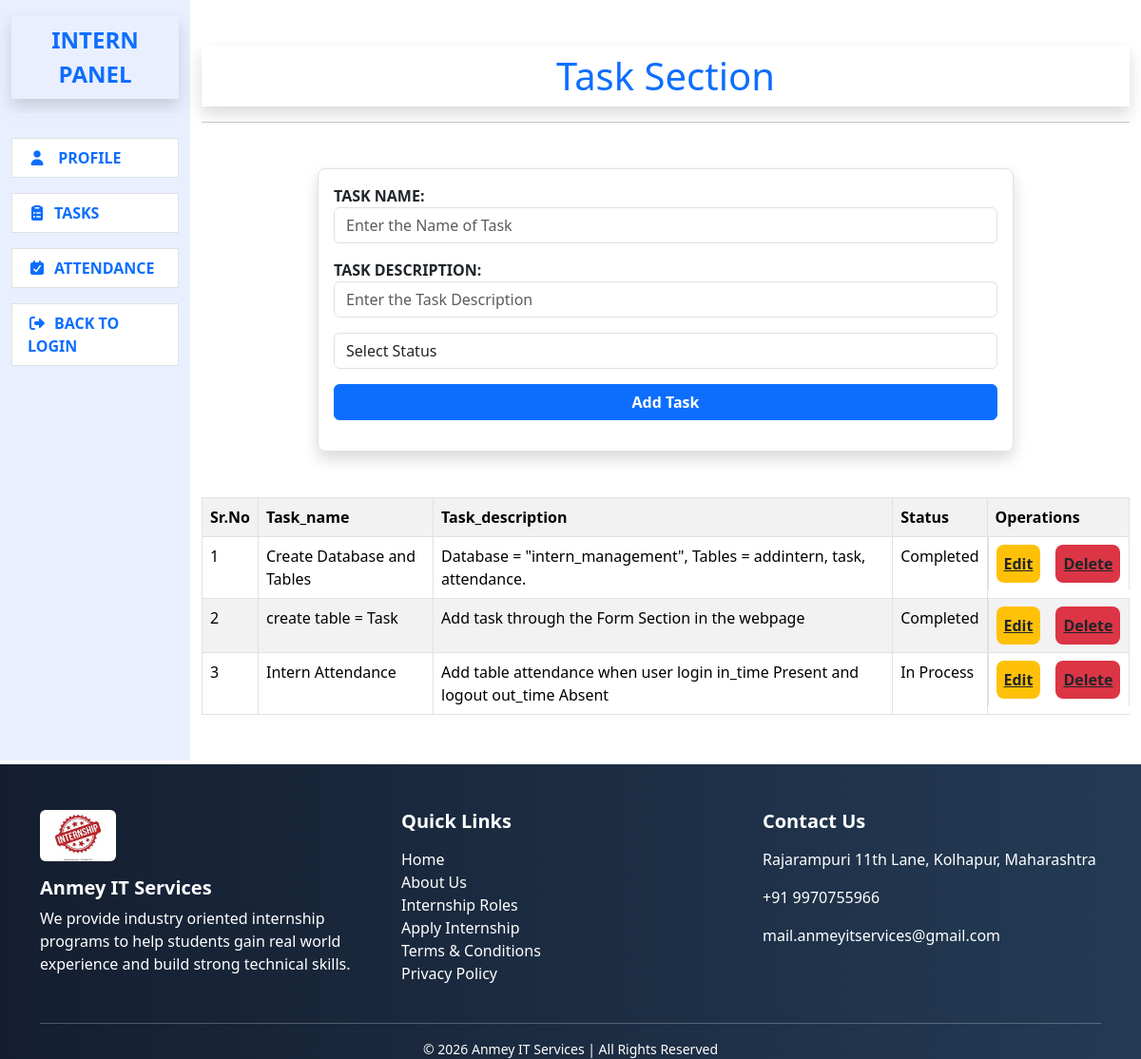
The page /intern/intern_tasks.php (signed in) on the database its author committed.
### tables this page shows
CREATE TABLE `task` (
  `id` int(10) NOT NULL,
  `intern_id` int(11) NOT NULL,
  `task_name` varchar(255) NOT NULL,
  `task_description` text NOT NULL,
  `created_at` timestamp NOT NULL DEFAULT current_timestamp() ON UPDATE current_timestamp(),
  `status` enum('Pending','Completed','In Process') NOT NULL DEFAULT 'Pending'
);

### intern/intern_tasks.php (the view, shortened to what this page needs)
<?php
$intern_id = $_SESSION['intern_id'];
include '../admin/connect.php';
?>
<!DOCTYPE html>
<html lang="en">
<head>
<link href="https://cdn.jsdelivr.net/npm/bootstrap@5.3.3/dist/css/bootstrap.min.css" rel="stylesheet">
<link rel="stylesheet" href="https://cdnjs.cloudflare.com/ajax/libs/font-awesome/7.0.1/css/all.min.css"/>
</head>
<body>
<div class="container-fluid">
    <div class="row">
        <?php include 'intern_sidebar.php'; ?>
        <div class="col-lg-10 col-md-10">
            <h1 class="mt-5 text-center shadow p-2 text-primary">Task Section</h1>
                <hr class="mb-5">
                <form action="#" method="post" class="mb-5 border p-3 rounded-3 w-75 mx-auto shadow">
                    <div class="mb-3">
                        <label for="taskname" class="fw-semibold text-uppercase">Task Name:</label>
                        <input type="text" name="taskname" class="form-control" placeholder="Enter the Name of Task">
                    </div>
                    <div class="mb-3">
                        <label for="description" class="fw-semibold text-uppercase">Task Description:</label>
                        <input type="text" name="description" class="form-control" placeholder="Enter the Task Description">
                    </div>
                    <select name="status" class="mb-3 form-control">
                        <option value="">Select Status</option>
                    </select>
                    <div class="mb-3 d-grid">
                        <button class="btn btn-primary fw-bold" name="add_task">Add Task</button>
                    </div>
                </form>
            <table class="mt-5 table table-striped table-hover table-bordered">
                <tr>
                    <th>Sr.No</th>
                    <th>Task_name</th>
                    <th>Task_description</th>
                    <th>Status</th>
                    <th>Operations</th>
                </tr>
                <?php
                    $sql = "SELECT * FROM `task` WHERE intern_id = $intern_id";
                    $result = mysqli_query($conn, $sql);
                    $i = 1;
                    if(mysqli_num_rows($result) > 0)
                    {
                        while($rows = mysqli_fetch_assoc($result))
                        {
                            ?>
                            <tr>
                                <td>
                                    <?= $i ?>
                                </td>
                                <td>
                                    <?= $rows['task_name']; ?>
                                </td>
                                <td>
                                    <?= $rows['task_description']; ?>
                                </td>
                                <td>
                                    <?= $rows['status']; ?>
                                </td>
                                <td class="d-flex gap-3">
                                    <a href="intern_edit.php?id=<?php echo $rows['id']; ?>"
                                    class="bg-warning fw-bold text-dark p-2 rounded-3">
                                        Edit
                                    </a>
                                    <a href="intern_delete.php?id=<?php echo $rows['id']; ?>"
                                    class="bg-danger fw-bold p-2 rounded-3 text-dark">
                                        Delete
                                    </a>
                                </td>
                            </tr>
                            <?php
                            $i++;
                        }
                    }
                ?>
            </table>
        </div>
        <?php include '../footer.php'; ?>
    </div>
</div>
</body>
</html>

### rows shown on the page
task: task_name "Create Database and Tables", task_description "Database = \"intern_management\", Tables = addintern, task, attendance.", status "Completed"
task: task_name "create table = Task", task_description "Add task through the Form Section in the webpage", status "Completed"
task: task_name "Intern Attendance", task_description "Add table attendance when user login in_time Present and logout out_time Absent", status "In Process"
